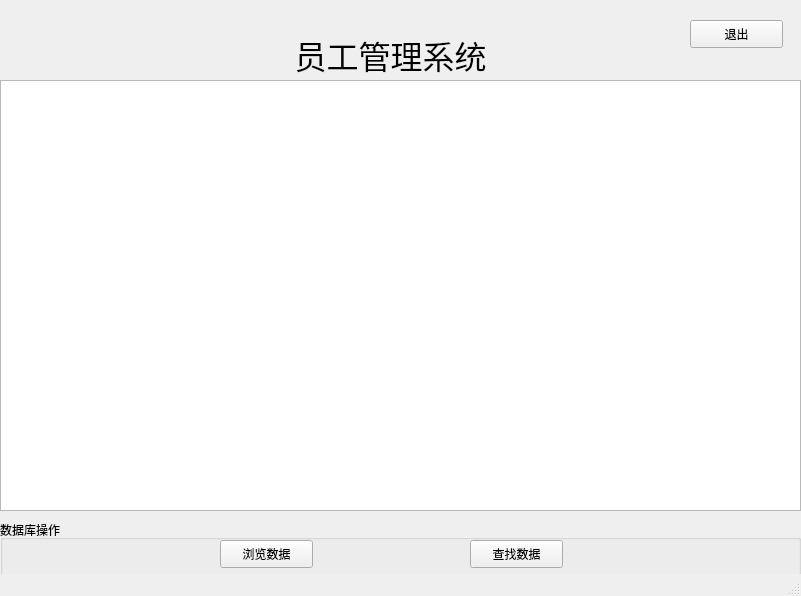
<?xml version="1.0" encoding="UTF-8"?>
<ui version="4.0">
 <class>MainWindow</class>
 <widget class="QMainWindow" name="MainWindow">
  <property name="geometry">
   <rect>
    <x>0</x>
    <y>0</y>
    <width>801</width>
    <height>596</height>
   </rect>
  </property>
  <property name="windowTitle">
   <string>员工管理系统</string>
  </property>
  <widget class="QWidget" name="centralwidget">
   <widget class="QGroupBox" name="groupBox">
    <property name="geometry">
     <rect>
      <x>0</x>
      <y>520</y>
      <width>801</width>
      <height>81</height>
     </rect>
    </property>
    <property name="title">
     <string>数据库操作</string>
    </property>
    <widget class="QPushButton" name="pushButton">
     <property name="geometry">
      <rect>
       <x>220</x>
       <y>20</y>
       <width>93</width>
       <height>28</height>
      </rect>
     </property>
     <property name="text">
      <string>浏览数据</string>
     </property>
    </widget>
    <widget class="QPushButton" name="pushButton_2">
     <property name="geometry">
      <rect>
       <x>470</x>
       <y>20</y>
       <width>93</width>
       <height>28</height>
      </rect>
     </property>
     <property name="text">
      <string>查找数据</string>
     </property>
    </widget>
   </widget>
   <widget class="QLabel" name="label">
    <property name="geometry">
     <rect>
      <x>260</x>
      <y>-20</y>
      <width>261</width>
      <height>151</height>
     </rect>
    </property>
    <property name="font">
     <font>
      <family>宋体</family>
      <pointsize>24</pointsize>
     </font>
    </property>
    <property name="text">
     <string>&lt;html&gt;&lt;head/&gt;&lt;body&gt;&lt;p align=&quot;center&quot;&gt;员工管理系统&lt;/p&gt;&lt;/body&gt;&lt;/html&gt;</string>
    </property>
   </widget>
   <widget class="QTextBrowser" name="textBrowser">
    <property name="geometry">
     <rect>
      <x>0</x>
      <y>80</y>
      <width>801</width>
      <height>431</height>
     </rect>
    </property>
   </widget>
   <widget class="QPushButton" name="pushButton_5">
    <property name="geometry">
     <rect>
      <x>690</x>
      <y>20</y>
      <width>93</width>
      <height>28</height>
     </rect>
    </property>
    <property name="text">
     <string>退出</string>
    </property>
   </widget>
  </widget>
  <widget class="QStatusBar" name="statusbar"/>
 </widget>
 <resources/>
 <connections/>
</ui>
